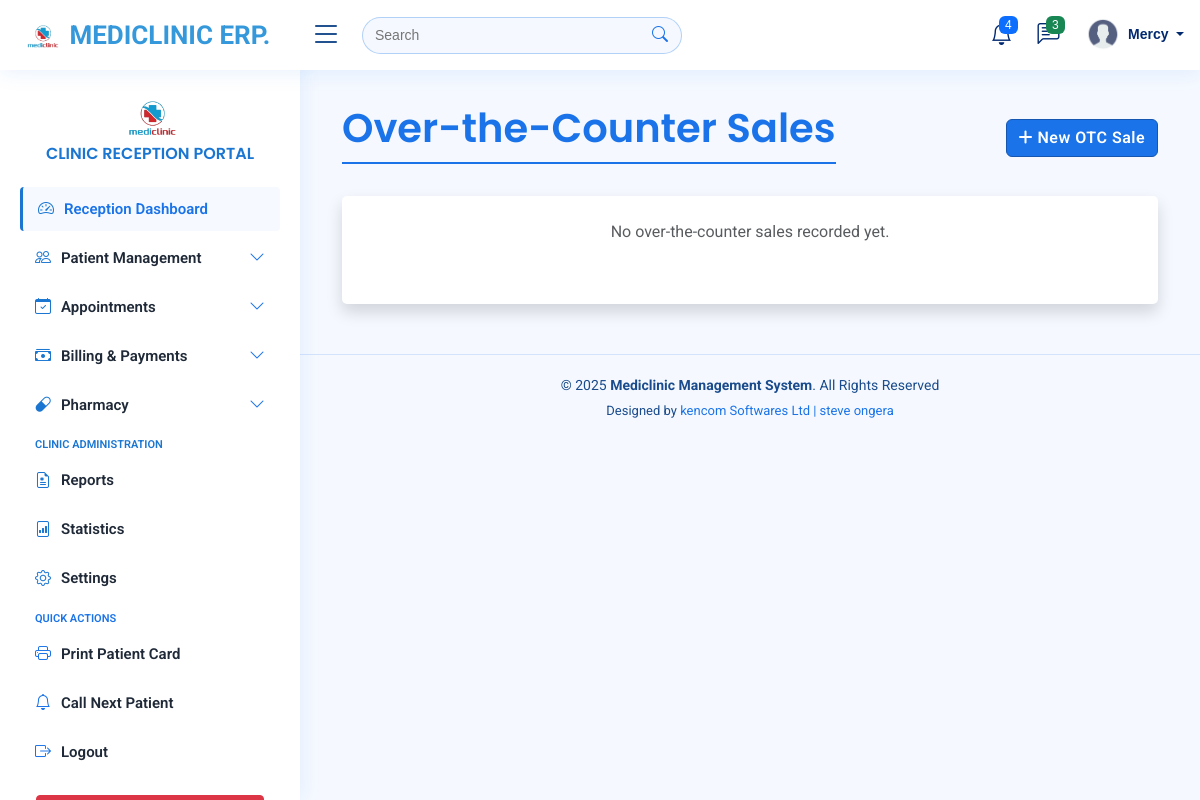
The page /otc-sales/ (signed in) on the database as committed earlier.
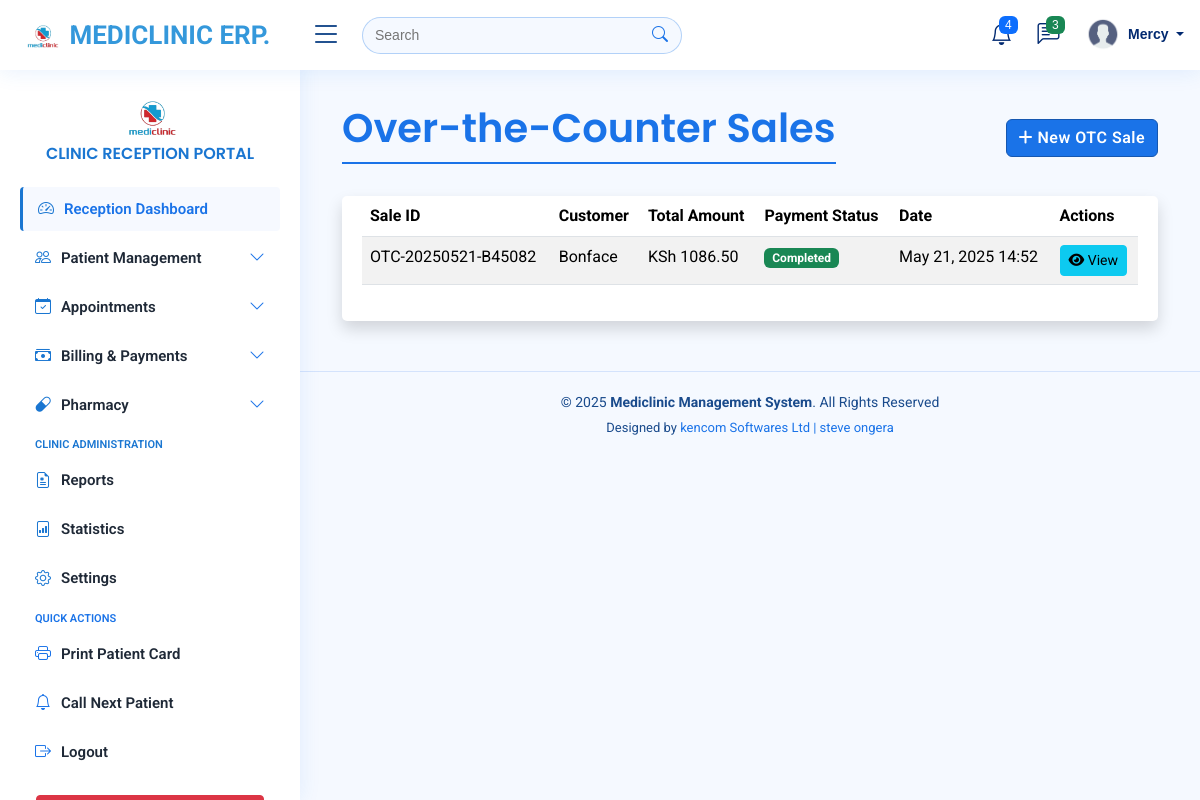
The same page on the database as committed later.
### myapplication/models.py (models this page shows, shortened)
class OverTheCounterSale(models.Model):
    PAYMENT_STATUS_CHOICES = (
        ('pending', 'Pending'),
        ('completed', 'Completed'),
        ('failed', 'Failed'),
    )
    sale_id = models.CharField(max_length=50, unique=True, editable=False)
    customer_name = models.CharField(max_length=100)
    mpesa_code = models.CharField(max_length=20, blank=True, null=True)
    total_amount = models.DecimalField(max_digits=10, decimal_places=2)
    payment_status = models.CharField(max_length=20, choices=PAYMENT_STATUS_CHOICES, default='pending')
    cashier = models.ForeignKey('User', on_delete=models.SET_NULL, null=True, related_name='otc_sales')
    notes = models.TextField(blank=True, null=True)
    created_at = models.DateTimeField(auto_now_add=True)
    updated_at = models.DateTimeField(auto_now=True)

### myapplication/views.py (the view)
# urls.py: path('otc-sales/', views.OverTheCounterSaleListView.as_view(), name='otc_sale_list'),
class OverTheCounterSaleListView(LoginRequiredMixin, ListView):
    model = OverTheCounterSale
    template_name = 'pharmacy/otc_sale_list.html'
    context_object_name = 'sales'
    paginate_by = 10
    ordering = ['-created_at']

### templates/pharmacy/otc_sale_list.html (shortened to what this page needs)
{% extends 'base/base.html' %}
{% block content %}
<div class="container mt-4">
    <div class="d-flex justify-content-between align-items-center mb-4">
        <h1>Over-the-Counter Sales</h1>
        <a href="{% url 'create_otc_sale' %}" class="btn btn-primary">
            <i class="fas fa-plus"></i> New OTC Sale
        </a>
    </div>
    <div class="card shadow">
        <div class="card-body">
            {% if sales %}
            <div class="table-responsive">
                <table class="table table-striped">
                    <thead>
                        <tr>
                            <th>Sale ID</th>
                            <th>Customer</th>
                            <th>Total Amount</th>
                            <th>Payment Status</th>
                            <th>Date</th>
                            <th>Actions</th>
                        </tr>
                    </thead>
                    <tbody>
                        {% for sale in sales %}
                        <tr>
                            <td>{{ sale.sale_id }}</td>
                            <td>{{ sale.customer_name }}</td>
                            <td>KSh {{ sale.total_amount }}</td>
                            <td>
                                {% if sale.payment_status == 'completed' %}
                                <span class="badge bg-success">Completed</span>
                                {% elif sale.payment_status == 'pending' %}
                                <span class="badge bg-warning">Pending</span>
                                {% else %}
                                <span class="badge bg-danger">Failed</span>
                                {% endif %}
                            </td>
                            <td>{{ sale.created_at|date:"M d, Y H:i" }}</td>
                            <td>
                                <a href="{% url 'otc_sale_detail' sale.id %}" class="btn btn-sm btn-info">
                                    <i class="fas fa-eye"></i> View
                                </a>
                            </td>
                        </tr>
                        {% endfor %}
                    </tbody>
                </table>
            </div>
            {% else %}
            <div class="text-center py-4">
                <p class="text-muted">No over-the-counter sales recorded yet.</p>
            </div>
            {% endif %}
        </div>
    </div>
</div>
{% endblock %}

Rows that differ between the two databases and show on the page:
added OverTheCounterSale: sale_id "OTC-20250521-B45082", customer_name "Bonface", total_amount "1086.50", payment_status "Completed", created_at "May 21, 2025 14:52"
Other text that changed with them:
text no longer shown: "No over-the-counter sales recorded yet."
text now shown: "Sale ID Customer Total Amount Payment Status Date Actions"
